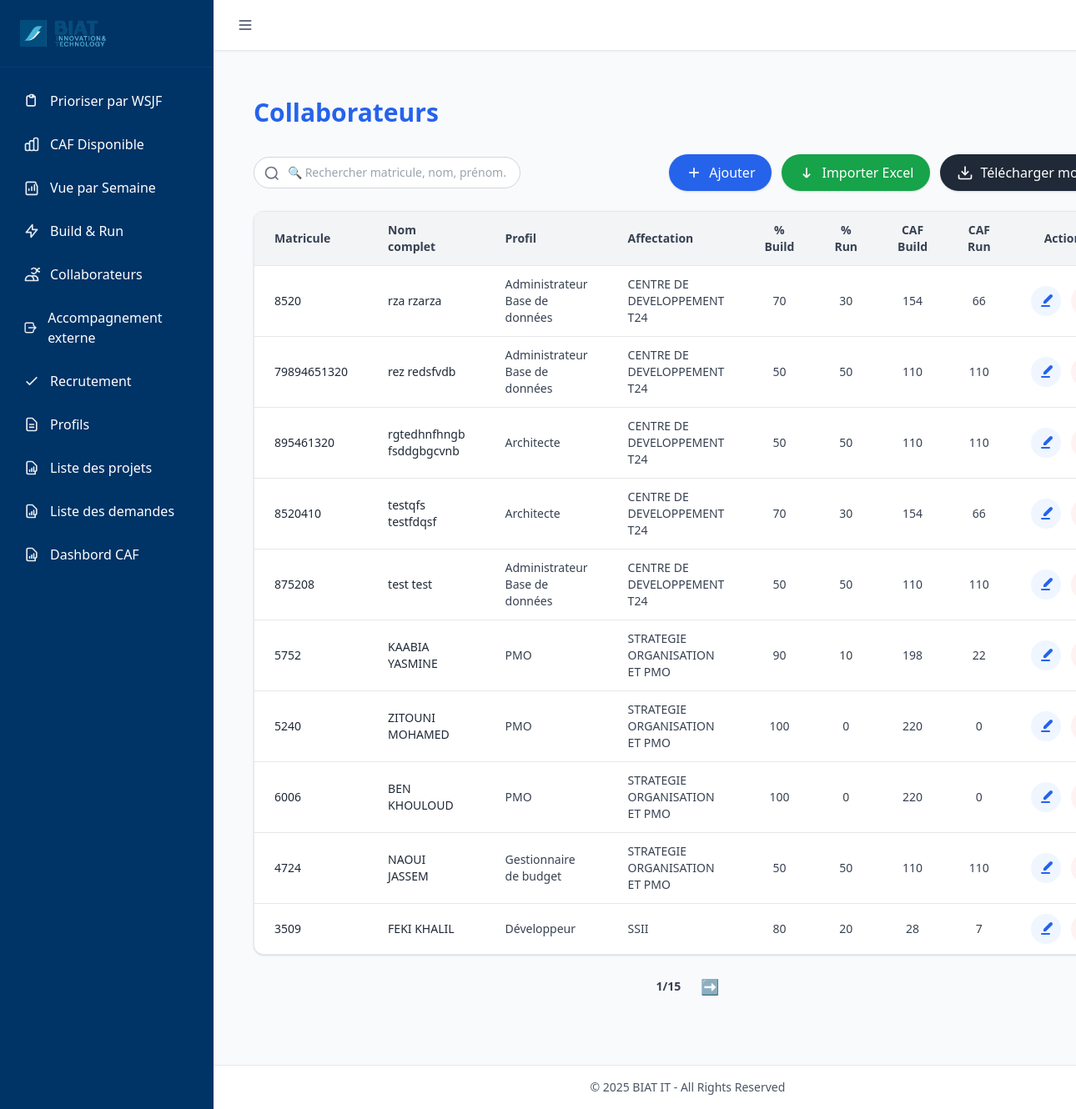
The app's page /collaborateurs/ with its own data.
### tables this page shows
CREATE TABLE collaborateurs (
    matricule TEXT PRIMARY KEY,
    nom TEXT NOT NULL,
    prenom TEXT NOT NULL,
    profil_id INTEGER,  -- ⚠️ plus de NOT NULL
    pourcentage_build INTEGER DEFAULT 70,
    pourcentage_run INTEGER DEFAULT 30,
    caf_disponible_build INTEGER DEFAULT 0,
    caf_disponible_run INTEGER DEFAULT 0,
    affectation_id INTEGER,  -- ⚠️ plus de NOT NULL
    build_ratio INTEGER DEFAULT 70,
    run_ratio INTEGER DEFAULT 30,
    idate TEXT,
    iuser TEXT,
    udate TEXT,
    uuser TEXT, heures_base INTEGER,
    FOREIGN KEY (profil_id) REFERENCES profils(id),
    FOREIGN KEY (affectation_id) REFERENCES affectation(id)
);

CREATE TABLE profils (
    id INTEGER PRIMARY KEY AUTOINCREMENT,
    nom TEXT UNIQUE NOT NULL
, heures_base INTEGER DEFAULT 35, build_ratio INTEGER DEFAULT 70, run_ratio INTEGER DEFAULT 30, description TEXT, idate DATETIME, iuser INTEGER, udate DATETIME, uuser INTEGER);

CREATE TABLE affectation (
    id INTEGER PRIMARY KEY AUTOINCREMENT,
    nom TEXT UNIQUE NOT NULL
);

### routes/collaborateurs_routes.py (the view)
@collab_bp.route('/')
def liste_collaborateurs():
    profil_id = request.args.get('profil_id', type=int)
    search = request.args.get('search', '').strip()
    incomplets = request.args.get('incomplets')
    page = request.args.get('page', 1, type=int)
    per_page = 10
    offset = (page - 1) * per_page
    profils = query_db("SELECT * FROM profils ORDER BY nom")
    affectations = query_db("SELECT * FROM affectation ORDER BY nom")
    base_query = """
        SELECT
            c.matricule, c.nom, c.prenom, c.profil_id, c.affectation_id,
            c.pourcentage_build, c.pourcentage_run,
            c.caf_disponible_build, c.caf_disponible_run,
            p.nom AS profil, a.nom AS affectation, c.heures_base
        FROM collaborateurs c
        LEFT JOIN profils p ON c.profil_id = p.id
        LEFT JOIN affectation a ON c.affectation_id = a.id
        WHERE 1=1
    """
    args = []
    if profil_id:
        base_query += " AND p.id = ?"
        args.append(profil_id)
    if search:
        base_query += " AND (c.matricule LIKE ? OR c.nom LIKE ? OR c.prenom LIKE ?)"
        args.extend([f"%{search}%", f"%{search}%", f"%{search}%"])
    if incomplets:
        base_query += " AND (c.profil_id IS NULL OR c.affectation_id IS NULL)"
    total = query_db(f"SELECT COUNT(*) AS count FROM ({base_query})", args, one=True)['count']
    total_pages = (total // per_page) + (1 if total % per_page > 0 else 0)
    user_role = session.get('user', {}).get('role', '')
    collaborateurs = query_db(f"{base_query} ORDER BY c.rowid DESC LIMIT ? OFFSET ?", args + [per_page, offset])
    collaborateurs = [dict(c) for c in collaborateurs]
    for c in collaborateurs:
        c['repartitions'] = query_db("""
            SELECT cr.*, p.nom AS profil_nom
            FROM collaborateur_repartition cr
            LEFT JOIN profils p ON p.id = cr.profil_id
            WHERE cr.collaborateur_id = ?
        """, [c['matricule']])
    return render_template(
        'collaborateurs/liste.html',
        collaborateurs=collaborateurs,
        profils=profils,
        affectations=affectations,
        profil_id=profil_id,
        search=search,
        incomplets=incomplets,
        page=page,
        total_pages=total_pages,
        user_role=user_role
    )

### utils/db_utils.py (called while the page is built)
def get_connection():
    conn = sqlite3.connect(
        DB_PATH,
        timeout=60,               # ⏱️ Patiente jusqu'à 60s avant "database is locked"
        check_same_thread=False
    )
    conn.row_factory = sqlite3.Row
    conn.execute("PRAGMA journal_mode=WAL;")      # Autorise les écritures concurrentes
    conn.execute("PRAGMA synchronous=NORMAL;")    # Bon compromis vitesse/sécurité
    conn.execute("PRAGMA foreign_keys = ON;")     # Active les clés étrangères
    conn.execute("PRAGMA busy_timeout = 60000;")  # Attend 60s avant d'abandonner une écriture
    return conn

def query_db(query, args=(), one=False, retries=3, delay=1):
    for attempt in range(retries):
        try:
            conn = get_connection()
            cur = conn.execute(query, args)
            rows = cur.fetchall()
            cur.close()
            conn.close()
            return (rows[0] if rows else None) if one else rows
        except sqlite3.OperationalError as e:
            if "locked" in str(e).lower() and attempt < retries - 1:
                time.sleep(delay)
                continue
            raise

### templates/collaborateurs/liste.html (shortened to what this page needs)
{% extends "base.html" %}
{% block content %}
<div class="max-w-7xl mx-auto px-6 py-8 pb-10">
  <h1 class="text-3xl font-bold mb-8 text-blue-600">Collaborateurs</h1>
  <div class="mb-6 flex flex-col md:flex-row md:items-center md:justify-between gap-4">
    <form method="get" action="{{ url_for('collaborateurs.liste_collaborateurs') }}" class="flex items-center gap-2">
      <div class="relative">
        <input type="text" name="search" value="{{ request.args.get('search','') }}"
               placeholder="🔍 Rechercher matricule, nom, prénom..."
               class="border border-gray-300 rounded-full pl-10 pr-4 py-2 text-sm w-80 focus:ring-blue-400 focus:border-blue-400">
        <svg xmlns="http://www.w3.org/2000/svg" class="h-5 w-5 text-gray-500 absolute left-3 top-2.5" fill="none" viewBox="0 0 24 24" stroke="currentColor">
          <circle cx="11" cy="11" r="8" stroke-width="2"/>
          <line x1="21" y1="21" x2="16.65" y2="16.65" stroke-width="2"/>
        </svg>
      </div>
    </form>
    <div class="flex items-center gap-3">
      <button onclick="openAddModal()"
              class="inline-flex items-center gap-2 bg-blue-600 hover:bg-blue-700 text-white px-5 py-2.5 rounded-full shadow transition">
        <svg xmlns="http://www.w3.org/2000/svg" class="h-5 w-5" viewBox="0 0 24 24" fill="none" stroke="currentColor">
          <line x1="12" y1="5" x2="12" y2="19" stroke-width="2"/>
          <line x1="5" y1="12" x2="19" y2="12" stroke-width="2"/>
        </svg>
        Ajouter
      </button>
      <button type="button"
              onclick="document.getElementById('excelFileInput').click()"
              class="inline-flex items-center gap-2 bg-green-600 hover:bg-green-700 text-white px-5 py-2.5 rounded-full shadow transition">
        <svg xmlns="http://www.w3.org/2000/svg" class="h-5 w-5" viewBox="0 0 24 24" fill="none" stroke="currentColor">
          <path d="M12 5v14m0 0l-5-5m5 5l5-5" stroke-width="2"/>
        </svg>
        Importer Excel
      </button>
      <a href="{{ url_for('collaborateurs.telecharger_modele') }}"
         class="inline-flex items-center gap-2 bg-gray-800 hover:bg-gray-900 text-white px-5 py-2.5 rounded-full shadow transition">
        <svg xmlns="http://www.w3.org/2000/svg" class="h-5 w-5" viewBox="0 0 24 24" fill="none" stroke="currentColor">
          <path d="M21 15v4a2 2 0 0 1-2 2H5a2 2 0 0 1-2-2v-4" stroke-width="2"/>
          <polyline points="7 10 12 15 17 10" stroke-width="2"/>
          <line x1="12" y1="15" x2="12" y2="3" stroke-width="2"/>
        </svg>
        Télécharger modèle
      </a>
    </div>
  </div>
  <div class="overflow-x-auto bg-white shadow rounded-xl border border-gray-200">
    <table class="min-w-full divide-y divide-gray-200">
      <thead class="bg-gray-100 text-sm text-gray-700">
        <tr>
          <th class="px-6 py-3 text-left font-semibold">Matricule</th>
          <th class="px-6 py-3 text-left font-semibold">Nom complet</th>
          <th class="px-6 py-3 text-left font-semibold">Profil</th>
          <th class="px-6 py-3 text-left font-semibold">Affectation</th>
          <th class="px-6 py-3 text-center font-semibold">% Build</th>
          <th class="px-6 py-3 text-center font-semibold">% Run</th>
          <th class="px-6 py-3 text-center font-semibold">CAF Build</th>
          <th class="px-6 py-3 text-center font-semibold">CAF Run</th>
          <th class="px-6 py-3 text-center font-semibold">Actions</th>
        </tr>
      </thead>
      <tbody class="divide-y divide-gray-200">
        {% for c in collaborateurs %}
        <tr class="hover:bg-gray-50 transition {% if not c.profil or not c.affectation %}bg-red-50{% endif %}">
          <td class="px-6 py-3 text-sm text-gray-800">{{ c.matricule }}</td>
          <td class="px-6 py-3 text-sm font-medium text-gray-800">{{ c.nom }} {{ c.prenom }}</td>
          <td class="px-6 py-3 text-sm text-gray-700">{{ c.profil or '—' }}</td>
          <td class="px-6 py-3 text-sm text-gray-700">{{ c.affectation or '—' }}</td>
          <td class="px-6 py-3 text-sm text-center text-gray-700">{{ c.pourcentage_build or 0 }}</td>
          <td class="px-6 py-3 text-sm text-center text-gray-700">{{ c.pourcentage_run or 0 }}</td>
          <td class="px-6 py-3 text-sm text-center text-gray-700">{{ c.caf_disponible_build|default(0)|round(2) }}</td>
          <td class="px-6 py-3 text-sm text-center text-gray-700">{{ c.caf_disponible_run|default(0)|round(2) }}</td>
          <td class="px-6 py-3 text-center">
            <div class="flex justify-center gap-3">
              <button type="button" class="p-2 rounded-full bg-blue-50 hover:bg-blue-100 text-blue-600"
                      title="Modifier"
                      onclick="openEditModal('{{ c.matricule }}','{{ c.nom|e }}','{{ c.prenom|e }}','{{ c.profil_id or '' }}','{{ c.affectation_id or '' }}','{{ c.pourcentage_build or 0 }}','{{ c.pourcentage_run or 0 }}','{{ c.heures_base or 0 }}')">
                <svg xmlns="http://www.w3.org/2000/svg" class="h-5 w-5" fill="currentColor" viewBox="0 0 20 20">
                  <path d="M17.414 2.586a2 2 0 00-2.828 0L7 10.172V13h2.828l7.586-7.586a2 2 0 000-2.828z"/>
                  <path fill-rule="evenodd" d="M4 16a1 1 0 011-1h9a1 1 0 110 2H5a1 1 0 01-1-1z" clip-rule="evenodd"/>
                </svg>
              </button>
              <form method="POST" action="{{ url_for('collaborateurs.supprimer_collaborateur', matricule=c.matricule) }}" class="inline">
                <button type="submit"
                        onclick="return confirm('Supprimer {{ c.nom }} {{ c.prenom }} ?')"
                        class="p-2 rounded-full bg-red-50 hover:bg-red-100 text-red-600"
                        title="Supprimer">
                </button>
              </form>
            </div>
          </td>
        </tr>
        {% else %}
        <tr><td colspan="9" class="text-center px-6 py-6 text-gray-500 italic">Aucun collaborateur trouvé.</td></tr>
        {% endfor %}
      </tbody>
    </table>
  </div>
  <div class="flex justify-center items-center mt-6 gap-6">
    <span class="text-gray-700 text-sm font-semibold">{{ page }}/{{ total_pages }}</span>
    {% if page < total_pages %}
      <a href="{{ url_for('collaborateurs.liste_collaborateurs', page=page+1, profil_id=profil_id, search=request.args.get('search','')) }}"
         class="text-blue-600 hover:text-blue-800 text-lg">➡️</a>
    {% endif %}
  </div>
</div>
{% endblock %}

### static/css/styles.css (style rules this page uses)
body { background-color: #f8f9fa; }

### records on screen
collaborateurs: matricule "8520", nom "rza", prenom "rzarza", nom "Administrateur Base de données", nom "CENTRE DE DEVELOPPEMENT T24", pourcentage_build "70", pourcentage_run "30", caf_disponible_build "154", caf_disponible_run "66"
collaborateurs: matricule "79894651320", nom "rez", prenom "redsfvdb", nom "Administrateur Base de données", nom "CENTRE DE DEVELOPPEMENT T24", pourcentage_build "50", pourcentage_run "50", caf_disponible_build "110", caf_disponible_run "110"
collaborateurs: matricule "895461320", nom "rgtedhnfhngb", prenom "fsddgbgcvnb", nom "Architecte", nom "CENTRE DE DEVELOPPEMENT T24", pourcentage_build "50", pourcentage_run "50", caf_disponible_build "110", caf_disponible_run "110"
collaborateurs: matricule "8520410", nom "testqfs", prenom "testfdqsf", nom "Architecte", nom "CENTRE DE DEVELOPPEMENT T24", pourcentage_build "70", pourcentage_run "30", caf_disponible_build "154", caf_disponible_run "66"
collaborateurs: matricule "875208", nom "test", prenom "test", nom "Administrateur Base de données", nom "CENTRE DE DEVELOPPEMENT T24", pourcentage_build "50", pourcentage_run "50", caf_disponible_build "110", caf_disponible_run "110"
collaborateurs: matricule "5752", nom "KAABIA", prenom "YASMINE", nom "PMO", nom "STRATEGIE ORGANISATION ET PMO", pourcentage_build "90", pourcentage_run "10", caf_disponible_build "198", caf_disponible_run "22"
collaborateurs: matricule "5240", nom "ZITOUNI", prenom "MOHAMED", nom "PMO", nom "STRATEGIE ORGANISATION ET PMO", pourcentage_build "100", pourcentage_run "0", caf_disponible_build "220", caf_disponible_run "0"
collaborateurs: matricule "6006", nom "BEN", prenom "KHOULOUD", nom "PMO", nom "STRATEGIE ORGANISATION ET PMO", pourcentage_build "100", pourcentage_run "0", caf_disponible_build "220", caf_disponible_run "0"
collaborateurs: matricule "4724", nom "NAOUI", prenom "JASSEM", nom "Gestionnaire de budget", nom "STRATEGIE ORGANISATION ET PMO", pourcentage_build "50", pourcentage_run "50", caf_disponible_build "110", caf_disponible_run "110"
collaborateurs: matricule "3509", nom "FEKI", prenom "KHALIL", nom "Développeur", nom "SSII", pourcentage_build "80", pourcentage_run "20", caf_disponible_build "28", caf_disponible_run "7"

### other values on screen
{{ page }} "1"
{{ total_pages }} "15"
